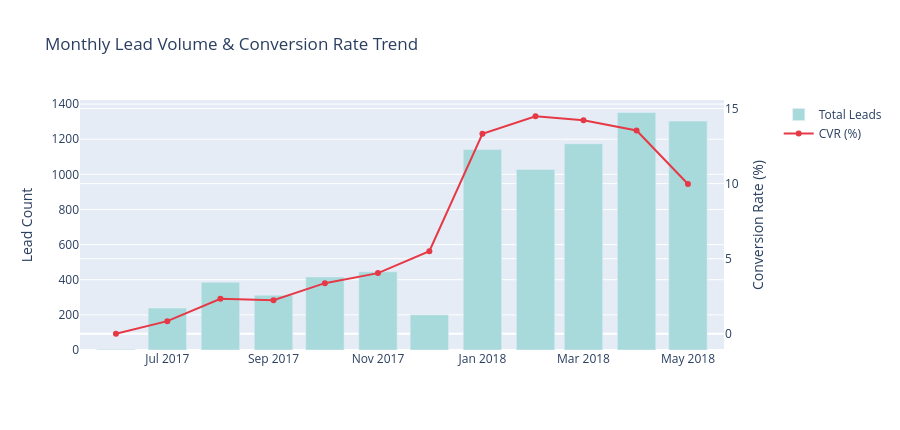

Notebook code cell kept with this figure:
### Markdown cell above
### 4.4 Monthly Lead & Conversion Trend

### Code cell
monthly = df.groupby('contact_month').agg(
    leads=('mql_id', 'count'),
    conversions=('converted', 'sum')
).reset_index()
monthly['cvr'] = (monthly['conversions'] / monthly['leads'] * 100).round(2)

fig = make_subplots(specs=[[{'secondary_y': True}]])
fig.add_trace(go.Bar(x=monthly['contact_month'], y=monthly['leads'],
                     name='Total Leads', marker_color='#A8DADC'), secondary_y=False)
fig.add_trace(go.Scatter(x=monthly['contact_month'], y=monthly['cvr'],
                         name='CVR (%)', mode='lines+markers',
                         line=dict(color='#E63946', width=2)), secondary_y=True)
fig.update_layout(title='Monthly Lead Volume & Conversion Rate Trend', height=430)
fig.update_yaxes(title_text='Lead Count', secondary_y=False)
fig.update_yaxes(title_text='Conversion Rate (%)', secondary_y=True)
fig.show()

### Figure 1 — Plotly figure (JSON) as saved in the notebook; plotly's stock layout.template omitted (floating-point values rounded to 4 significant figures)
{"data": [{"marker": {"color": "#A8DADC"}, "name": "Total Leads", "type": "bar", "x": ["2017-06", "2017-07", "2017-08", "2017-09", "2017-10", "2017-11", "2017-12", "2018-01", "2018-02", "2018-03", "2018-04", "2018-05"], "xaxis": "x", "y": [4, 239, 386, 312, 416, 445, 200, 1141, 1028, 1174, 1352, 1303], "yaxis": "y"}, {"line": {"color": "#E63946", "width": 2}, "mode": "lines+markers", "name": "CVR (%)", "type": "scatter", "x": ["2017-06", "2017-07", "2017-08", "2017-09", "2017-10", "2017-11", "2017-12", "2018-01", "2018-02", "2018-03", "2018-04", "2018-05"], "xaxis": "x", "y": [0, 0.84, 2.33, 2.24, 3.37, 4.04, 5.5, 13.32, 14.49, 14.22, 13.54, 9.98], "yaxis": "y2"}], "layout": {"height": 430, "title": {"text": "Monthly Lead Volume & Conversion Rate Trend"}, "xaxis": {"anchor": "y", "domain": [0, 0.94]}, "yaxis": {"anchor": "x", "domain": [0, 1], "title": {"text": "Lead Count"}}, "yaxis2": {"anchor": "x", "overlaying": "y", "side": "right", "title": {"text": "Conversion Rate (%)"}}}}
